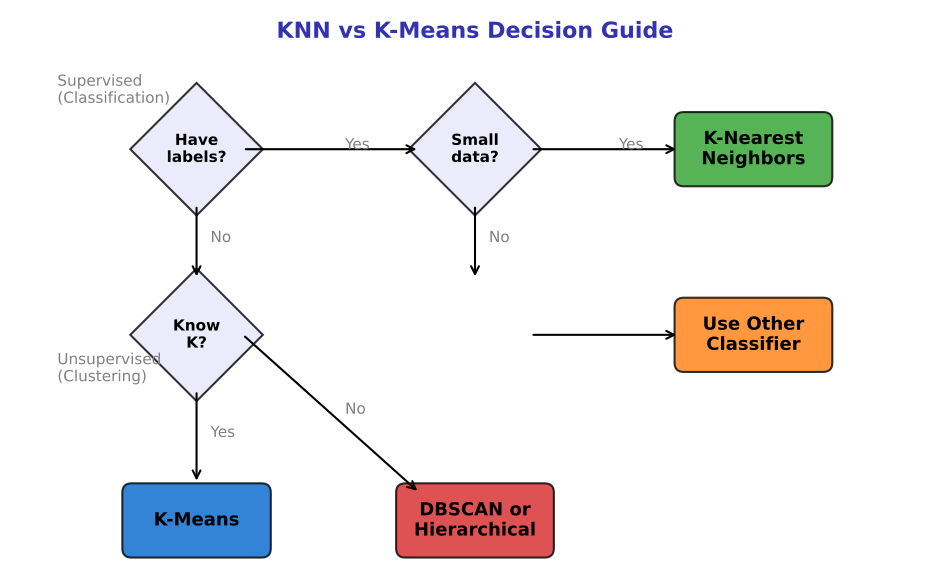

This chart was generated by the following Python code:
"""Decision Flowchart - When to Use KNN vs K-Means"""
import matplotlib.pyplot as plt
import matplotlib.patches as mpatches
from pathlib import Path

CHART_METADATA = {
    "title": "KNN vs K-Means Decision Guide",
    "description": "Supervised vs unsupervised selection flowchart",
    "url": "https://github.com/Digital-AI-Finance/methods-algorithms/tree/master/slides/L03_KNN_KMeans/07_decision_flowchart"
}

plt.rcParams.update({
    'font.size': 14, 'axes.labelsize': 14, 'axes.titlesize': 16,
    'xtick.labelsize': 13, 'ytick.labelsize': 13, 'legend.fontsize': 13,
    'figure.figsize': (10, 6), 'figure.dpi': 150,
    'axes.spines.top': False,
    'axes.spines.right': False,
})

MLBLUE = '#0066CC'
MLGREEN = '#2CA02C'
MLRED = '#D62728'
MLORANGE = '#FF7F0E'
MLPURPLE = '#3333B2'

def draw_box(ax, x, y, text, color, width=1.8, height=0.6):
    """Draw a rounded rectangle with text."""
    box = mpatches.FancyBboxPatch((x - width/2, y - height/2), width, height,
                                   boxstyle="round,pad=0.05,rounding_size=0.1",
                                   facecolor=color, edgecolor='black', linewidth=1.5,
                                   alpha=0.8)
    ax.add_patch(box)
    ax.text(x, y, text, ha='center', va='center', fontsize=13,
            fontweight='bold', wrap=True)

def draw_diamond(ax, x, y, text, color, size=0.8):
    """Draw a diamond shape with text."""
    diamond = mpatches.RegularPolygon((x, y), numVertices=4, radius=size/1.4,
                                       facecolor=color, edgecolor='black',
                                       linewidth=1.5, alpha=0.8)
    ax.add_patch(diamond)
    ax.text(x, y, text, ha='center', va='center', fontsize=11,
            fontweight='bold', wrap=True)

def draw_arrow(ax, x1, y1, x2, y2, label=None, label_pos=0.5):
    """Draw an arrow with optional label."""
    ax.annotate('', xy=(x2, y2), xytext=(x1, y1),
                arrowprops=dict(arrowstyle='->', color='black', lw=1.5))
    if label:
        mid_x = x1 + (x2 - x1) * label_pos
        mid_y = y1 + (y2 - y1) * label_pos
        ax.text(mid_x + 0.15, mid_y, label, fontsize=11, color='gray')

fig, ax = plt.subplots(figsize=(10, 6))

# Question diamonds
draw_diamond(ax, 2, 4, 'Have\nlabels?', '#E6E6FA', 1.0)
draw_diamond(ax, 5, 4, 'Small\ndata?', '#E6E6FA', 1.0)
draw_diamond(ax, 2, 2, 'Know\nK?', '#E6E6FA', 1.0)

# Action boxes
draw_box(ax, 8, 4, 'K-Nearest\nNeighbors', MLGREEN, 1.6, 0.7)
draw_box(ax, 8, 2, 'Use Other\nClassifier', MLORANGE, 1.6, 0.7)
draw_box(ax, 2, 0, 'K-Means', MLBLUE, 1.5, 0.7)
draw_box(ax, 5, 0, 'DBSCAN or\nHierarchical', MLRED, 1.6, 0.7)

# Arrows - labeled
draw_arrow(ax, 2.5, 4, 4.4, 4, 'Yes')
draw_arrow(ax, 5.6, 4, 7.2, 4, 'Yes')
draw_arrow(ax, 5, 3.4, 5, 2.6)
ax.text(5.15, 3, 'No', fontsize=11, color='gray')
draw_arrow(ax, 5.6, 2, 7.2, 2)

draw_arrow(ax, 2, 3.4, 2, 2.6, 'No')
draw_arrow(ax, 2, 1.4, 2, 0.4, 'Yes')
draw_arrow(ax, 2.5, 2, 4.4, 0.3, 'No')

# Title
ax.text(5, 5.2, 'KNN vs K-Means Decision Guide', fontsize=16,
        ha='center', fontweight='bold', color=MLPURPLE)

# Clarification
ax.text(0.5, 4.5, 'Supervised\n(Classification)', fontsize=11, color='gray')
ax.text(0.5, 1.5, 'Unsupervised\n(Clustering)', fontsize=11, color='gray')

ax.set_xlim(0, 10)
ax.set_ylim(-0.5, 5.5)
ax.set_aspect('equal')
ax.axis('off')

# Add URL annotation
plt.figtext(0.99, 0.01, CHART_METADATA['url'],
            fontsize=7, color='gray', ha='right', va='bottom', alpha=0.7)

plt.tight_layout()
plt.savefig(Path(__file__).parent / 'chart.pdf', dpi=300, bbox_inches='tight')
plt.close()
print("Chart saved: 07_decision_flowchart/chart.pdf")
